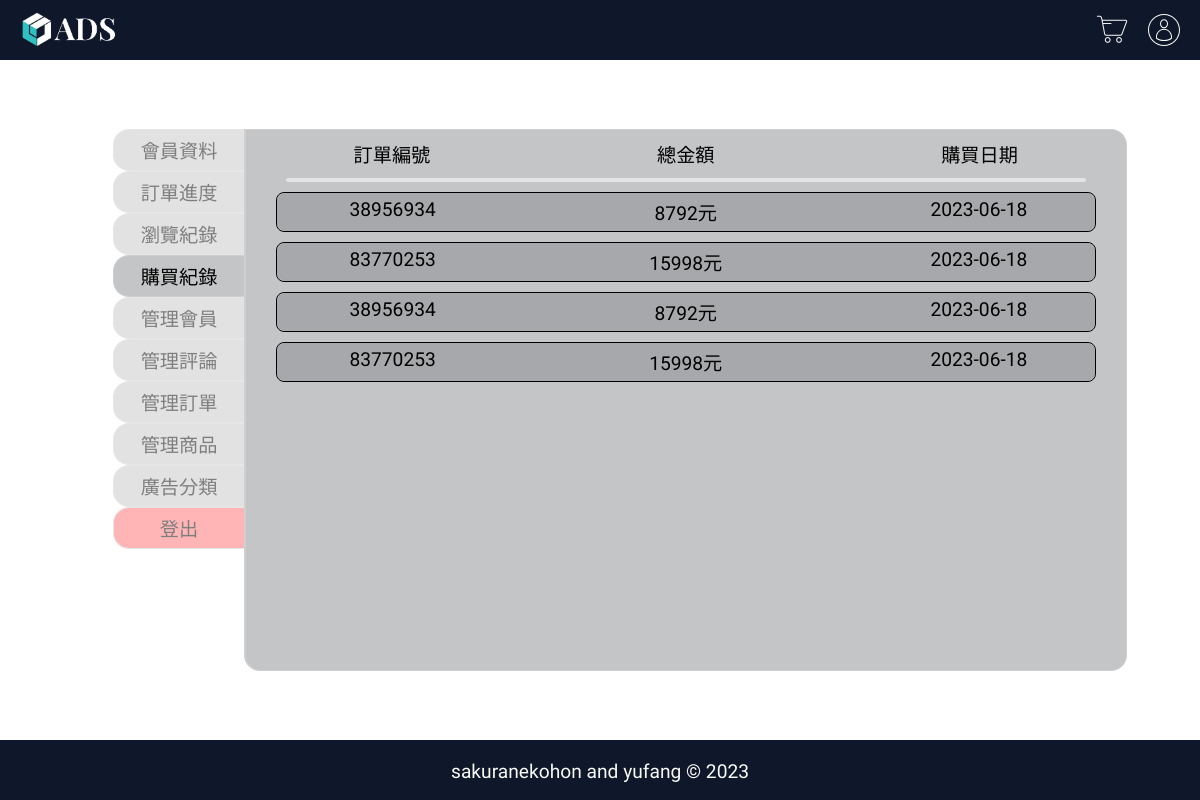
The page /buyHistory.php (signed in) on the database its author committed.
### tables this page shows
CREATE TABLE `comment` (
  `user` varchar(32) NOT NULL,
  `cid` int(11) NOT NULL,
  `product` varchar(32) NOT NULL,
  `quanity` int(11) NOT NULL,
  `totalprice` int(11) NOT NULL,
  `buyDate` timestamp NOT NULL DEFAULT current_timestamp(),
  `anonymous` tinyint(1) NOT NULL,
  `comment` text NOT NULL
);

### backend/mysql.php (called while the page is built, shortened)
<?php
$pdo = new PDO("mysql:host=localhost;dbname=group_09;charset=utf8", "root", "root123456");
function query($cmd, $data = [])
{
    global $pdo;
    $a = $pdo->prepare($cmd);
    $a->execute($data);
    return $a->fetchAll(2);
}
?>

### buyHistory.php (the view, shortened to what this page needs)
<?php
include("backend/mysql.php");
if (isset($_SESSION['user']))
    $user = $_SESSION['user'];
else{
    header('Location: ./login.php');
    exit();
}
$html = "";
$count = 0;
$pre = "";
$data = query('SELECT c.*,p.price,p.image FROM comment c JOIN products p ON c.product = p.name  WHERE user = ? ORDER BY id ASC', [$user]);
for ($i = 0; $i < count($data); $i++) {
    $id = $data[$i]['cid'];
    $product = $data[$i]['product'];
    $quanity = $data[$i]['quanity'];
    $price = $data[$i]['price'];
    $total_p = $data[$i]['totalprice'];
    $date = explode(" ", $data[$i]['buyDate'])[0];
    $anonymous = $data[$i]['anonymous'];
    $commemt = $data[$i]['comment'];
    $image = $data[$i]['image'];
    if (($pre != $id) || $count == 0) {
        $html .= '<li>
            <div class="member_window_buyhistory_product">
                <div>
                    <div class="member_window_buyhistory_product_number">
                        <button type="button" onclick="moreinfo(this)">
                            <span>' . $id . '</span>
                            <span>' . $total_p . '元</span>
                            <span>' . $date . '</span>
                        </button>
                    </div>
                    <div class="member_window_item_padding" style="display: none;">
                        <div class="member_window_status_product_details">
                                <img src="backend/images/' . $image . '" alt="product_image">
                                        <span>商品名：</span><span>' . $product . '</span>
                                        <span>數量：</span><span>' . $quanity . '</span>
                                        <span>總價格：</span><span>' . $quanity * $price . '</span><span>元</span>
                                        <span>購買日期：</span><span>' . $date . '</span>
                                                    <span class="' . $anonymous . '">匿名</span>
                                            <textarea name="content" id="content" >' . $commemt . '</textarea>
                        </div>';
        $count = 1;
    } else if ($pre == $id) {
        $count++;
        $pre = $id;
        continue;
    }
    $pre = $id;
}
$li = "";
if (isset($_SESSION['level'])) {
    $level = $_SESSION['level'];
    if ($level == 3) {
        $li = '<li ><a href="manageMember.php">管理會員</a></li>
                <li ><a href="manageComment.php" >管理評論</a></li>
                <li ><a href="manageOrder.php" >管理訂單</a></li>
                <li ><a href="manageProduct.php" >管理商品</a></li>
                <li ><a href="adSelect.php">廣告分類</a></li>';
    }
}
?>
<!DOCTYPE html>
<html lang="en">
<head>
    <link href="styles/member.css" rel="stylesheet">
    <link href="styles/style.css" rel="stylesheet">
    <link href="styles/mobile.css" rel="stylesheet">
</head>
<body>
    <?php include("./php/navNotSearch.php"); ?>
    <div class="page">
        <div class="member_window">
            <div class="member_window_list">
                <ul>
                    <li><a href="memberData.php">會員資料</a></li>
                    <li><a href="orderStatus.php">訂單進度</a></li>
                    <li><a href="browsingHistory.php">瀏覽紀錄</a></li>
                    <li style="opacity: 1;"><a href="">購買紀錄</a></li>
                    <?php echo $li; ?>
                    <li><button onclick="logout()">登出</button></li>
                </ul>
            </div>
            <div class="member_window_right">
                <div class="member_window_buyhistory_bar">
                    <span>訂單編號</span><span>總金額</span><span>購買日期</span>
                </div>
                <div class="member_window_cutting"></div>
                <div class="member_window_buyhistory_list">
                    <ul>
                        <?php echo $html; ?>
                    </ul>
                </div>
            </div>
        </div>
    </div>
    <?php include("./php/footer.php"); ?>
</body>
</html>

### styles/member.css (style rules this page uses)
html { height: 100%; }
body { background-color: white; padding: 0px; margin: 0px; font-family: 'Zen Maru Gothic', sans-serif; height: 100%; }
a, h1, h2, h3, h4, h5, h6, span, p, button, input, select { font-family: 'Zen Maru Gothic', sans-serif; }
.page { display: flex; justify-content: center; align-items: center; width: auto; margin: 50px; }
.member_window { width: 100%; max-width: 1200px; display: flex; justify-content: center; }
.member_window_list { width: 15.5%; min-width: 150px; }
.member_window_list ul { margin: 0px; }
.member_window_list li { border: 1px #cfcfcf solid; border-right: 0px; border-top-left-radius: 1rem; border-bottom-left-radius: 1rem; list-style: none; height: 40px; display: flex; justify-content: center; align-items: center; background-color: #888b8f7e; opacity: 0.5; }
.member_window_list li:last-child { background-color: #ff6e6e; opacity: 0.5; }
.member_window_list a { text-decoration: none; color: #000000; font-size: 1.2rem; padding: 5px 10px; }
.member_window_list button { background-color: transparent; border: 0px; font-size: 1.2rem; cursor: pointer; width: 76px; }
.member_window_right { width: 80%; background-color: #888b8f7e; border: 1px #cfcfcf solid; border-left: 2px #cfcfcf solid; border-top-right-radius: 1rem; border-bottom-right-radius: 1rem; border-bottom-left-radius: 1rem; font-size: 1.2rem; min-height: 540px; }
.member_window_cutting { margin: 10px 40px; border: 2px #e4e4e4 solid; border-radius: 999px; }
.member_window_item_padding { padding: 0px 10px; }
.member_window_member_info, .member_window_status_list, .member_window_bhistory_list, .member_window_buyhistory_list, .member_window_manage_member_list, .member_window_manage_comment_list, .member_window_manage_order_list { margin: 7px 30px; }
.member_window_status_bar, .member_window_bhistory_bar, .member_window_buyhistory_bar, .member_window_manage_member_bar, .member_window_manage_comment_bar, .member_window_manage_order_bar { margin: 10px 30px; display: flex; justify-content: space-around; }
.member_window_status_bar span, .member_window_status_product_description span, .member_window_bhistory_bar>span, .member_window_bhistory_product>div, .member_window_buyhistory_bar span, .member_window_buyhistory_product_description span, .member_window_buyhistory_product_number span, .member_window_manage_member_bar span, .member_window_manage_member_description button span, .member_window_manage_comment_bar span, .member_window_manage_comment_description button>span, .member_window_manage_order_bar>span, .member_window_manage_order_description button>span { width: 25%; display: flex; align-items: center; justify-content: center; text-overflow: ellipsis; overflow: hidden; white-space: nowrap; }
.member_window_status_bar span:nth-child(2), .member_window_bhistory_bar>span:nth-child(2), .member_window_bhistory_product>div:nth-child(2), .member_window_buyhistory_bar span:nth-child(2), .member_window_buyhistory_product_number span:nth-child(2), .member_window_manage_member_bar span:nth-child(2), .member_window_manage_member_description span:nth-child(2), .member_window_manage_comment_bar span:nth-child(2), .member_window_manage_comment_description span:nth-child(2), .member_window_manage_order_bar span:nth-child(2), .member_window_manage_order_description span:nth-child(2) { width: 40%; }
.member_window_status_list ul, .member_window_bhistory_list ul, .member_window_buyhistory_list ul, .member_window_manage_member_list ul, .member_window_manage_comment_list ul, .member_window_manage_order_list ul { margin: 0px; padding: 0px; }
.member_window_status_list li, .member_window_bhistory_list li, .member_window_buyhistory_list li, .member_window_manage_member_list li, .member_window_manage_comment_list li, .member_window_manage_order_list li { list-style: none; border: 1px black solid; border-radius: 0.5rem; padding: 0px; margin: 10px 0px; }
.member_window_status_product_description>button, .member_window_manage_member_description>button, .member_window_buyhistory_product_number>button, .member_window_manage_comment_description>button, .member_window_manage_order_description>button, .member_window_adSelect_text>button { padding: 5px 0px; background-color: #888b8f7e; border: 0px; font-size: 1.2rem; display: flex; justify-content: space-around; width: 100%; border-radius: 0.5rem; }
.member_window_buyhistory_product_description, .member_window_buyhistory_product_number { display: flex; justify-content: space-between; }

### rows shown on the page
comment: cid "38956934", totalprice "8792", buyDate "2023-06-18"
comment: cid "83770253", totalprice "15998", buyDate "2023-06-18"
comment: cid "38956934", totalprice "8792", buyDate "2023-06-18"
comment: cid "83770253", totalprice "15998", buyDate "2023-06-18"
